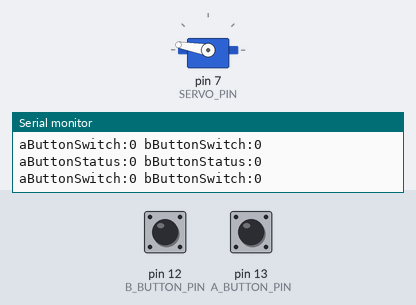
The sketch below on a simulated Arduino Uno, built with avr-gcc and run on an emulated ATmega328P. On the bench: servo, the last lines printed to the serial monitor. Inputs (shaded band) come from the test bench; at power-on: pin 12 (B_BUTTON_PIN) LOW, pin 13 (A_BUTTON_PIN) LOW.

Above: at 3.8 s.
3.9 s: pin 12 (B_BUTTON_PIN) pulled HIGH for 1.8 s
At 5.0 s:
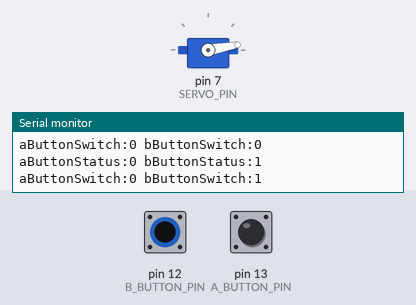
7.2 s: pin 13 (A_BUTTON_PIN) pulled HIGH for 1.8 s
At 8.7 s:
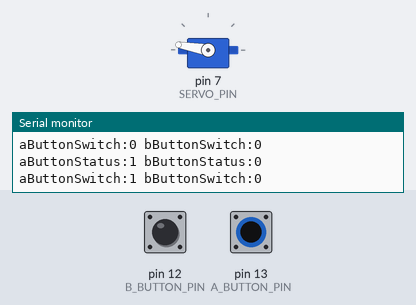
10.5 s: pin 12 (B_BUTTON_PIN) pulled HIGH for 3.2 s
At 11.2 s:
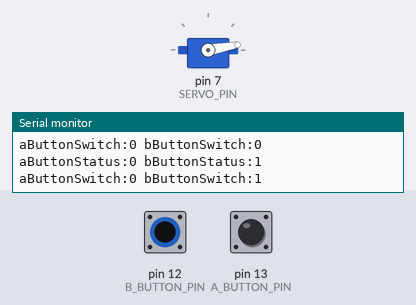
Timing chart, 0 to 13.5 s (numbered marks = the images above; inputs shaded):
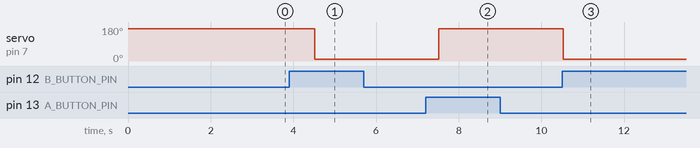

The sketch:

RcLock.ino
```cpp
#include <Servo.h>

const int LOOP_DELAY = 1500;
const int A_BUTTON_PIN = 13;
const int B_BUTTON_PIN = 12;
const int SERVO_PIN = 7;

// true for serial output
bool DEBUG_MODE = true;
// change to true if needed
bool L12_R_SERVO = false;

int L12_R_MAX = 1750;
int L12_R_MIN = 1050;
int SERVO_MAX = 170;
int SERVO_MIN = 10;

bool aButtonSwitch = true;
bool bButtonSwitch = false;
Servo linearServo;

void setup() {
  if (DEBUG_MODE) {
    Serial.begin(9600);
  }
  pinMode(A_BUTTON_PIN, INPUT);
  pinMode(B_BUTTON_PIN, INPUT);
  linearServo.attach(SERVO_PIN);
}

void readButtons() {
  int aButtonStatus = digitalRead(A_BUTTON_PIN);
  int bButtonStatus = digitalRead(B_BUTTON_PIN);
  if (DEBUG_MODE) {
    Serial.print("aButtonStatus:");
    Serial.print(aButtonStatus);
    Serial.print(" bButtonStatus:");
    Serial.println(bButtonStatus);
  }
  if (aButtonStatus == HIGH) {
    aButtonSwitch = true;
    bButtonSwitch = false;
  }
  if (bButtonStatus == HIGH) {
    bButtonSwitch = true;
    aButtonSwitch = false;
  }
}

void writeServo() {
  if (DEBUG_MODE) {
    Serial.print("aButtonSwitch:");
    Serial.print(aButtonSwitch);
    Serial.print(" bButtonSwitch:");
    Serial.println(bButtonSwitch);
    Serial.println();
  }
  if (L12_R_SERVO) {
    if (aButtonSwitch) {
      linearServo.writeMicroseconds(L12_R_MAX);
      aButtonSwitch = false;  // still needs to be tested
    }
    if (bButtonSwitch) {
      linearServo.writeMicroseconds(L12_R_MIN);
      bButtonSwitch = false;  // still needs to be tested
    }
  } else {
    if (aButtonSwitch) {
      linearServo.write(SERVO_MAX);
      aButtonSwitch = false;
    }
    if (bButtonSwitch) {
      linearServo.write(SERVO_MIN);
      bButtonSwitch = false;
    }
  }
}

void loop() {
  readButtons();
  writeServo();
  delay(LOOP_DELAY);
}
```

Measured:
- after the input at 3.9 s, servo on pin 7 (SERVO_PIN): 170° → 10° after 0.61 s
- after the input at 7.2 s, servo on pin 7 (SERVO_PIN): 10° → 170° after 0.32 s
- after the input at 10.5 s, servo on pin 7 (SERVO_PIN): 170° → 10° at once
